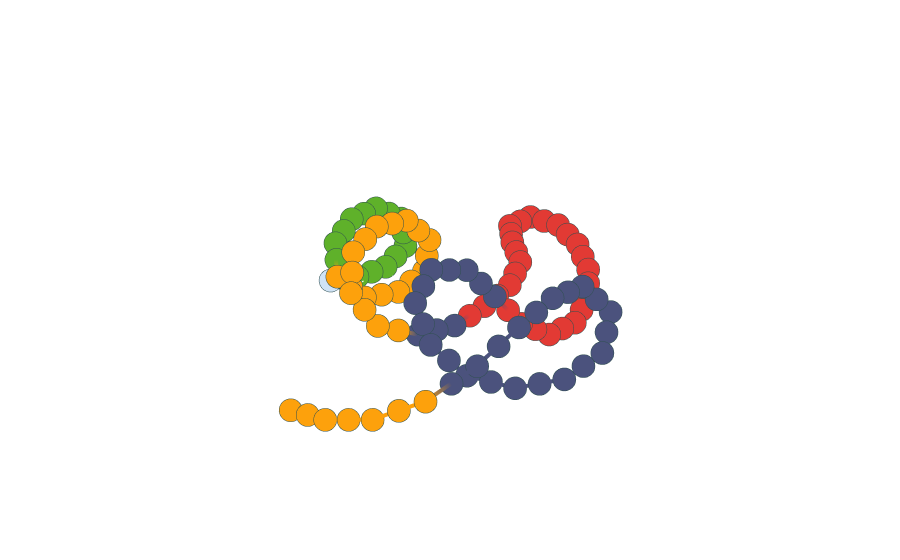

Source (notebook cell):
### Code cell
fig = plot_chain_with_communities('curve_2')
fig.show()
